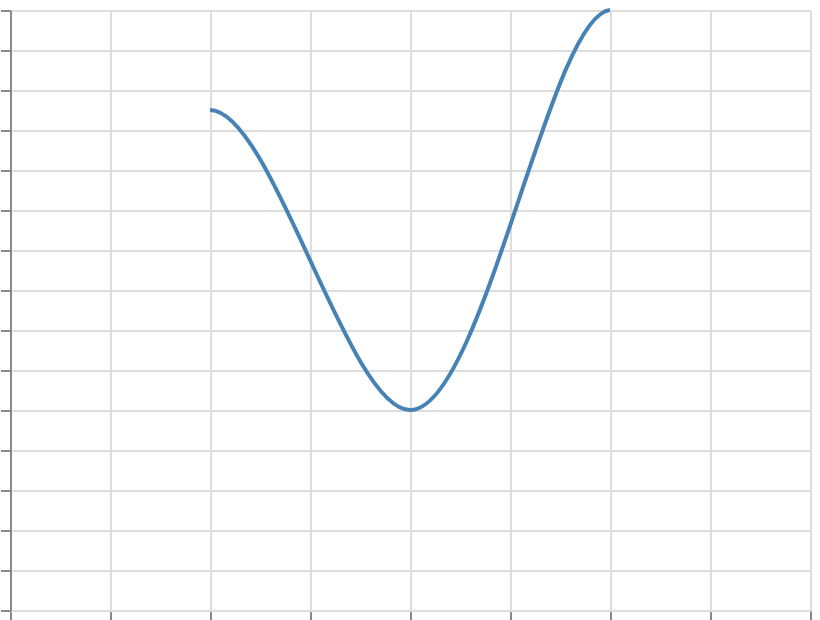

Write a Vega-Lite specification for this figure.
### Vega specification from a JSON file in a GitHub repository (floating-point values rounded to 4 significant figures)
{"$schema": "https://vega.github.io/schema/vega/v6.json", "width": 400, "height": 300, "padding": 5, "autosize": "none", "data": [{"name": "table", "values": [{"x": 0, "y": 5}, {"x": 1, "y": 25}, {"x": 2, "y": 10}, {"x": 3, "y": 30}, {"x": 4, "y": 0}]}], "scales": [{"name": "x", "type": "linear", "domain": {"data": "table", "field": "x"}, "range": "width", "nice": true}, {"name": "y", "type": "linear", "domain": {"data": "table", "field": "y"}, "range": [{"signal": "height"}, 0], "nice": true}], "marks": [{"type": "line", "from": {"data": "table"}, "encode": {"update": {"x": {"scale": "x", "field": "x"}, "y": {"scale": "y", "field": "y"}, "stroke": {"value": "steelblue"}, "strokeWidth": {"value": 2}, "interpolate": {"value": "catmull-rom-open"}, "tension": {"value": 0.7}}}}], "axes": [{"scale": "x", "orient": "bottom", "grid": true, "labels": false}, {"scale": "y", "orient": "left", "grid": true, "labels": false}]}
